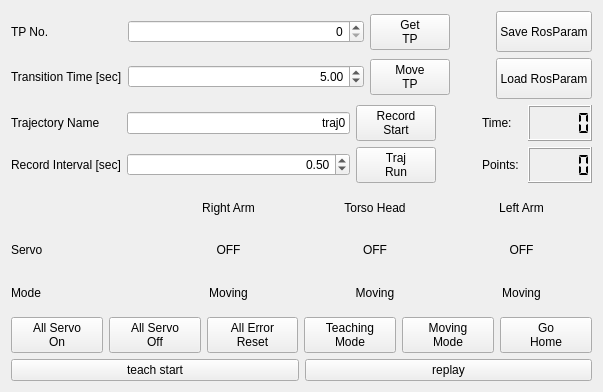
<?xml version="1.0" encoding="UTF-8"?>
<ui version="4.0">
 <class>Form</class>
 <widget class="QWidget" name="Form">
  <property name="geometry">
   <rect>
    <x>0</x>
    <y>0</y>
    <width>603</width>
    <height>392</height>
   </rect>
  </property>
  <property name="windowTitle">
   <string>torobo_whole_body_manager</string>
  </property>
  <layout class="QHBoxLayout" name="horizontalLayout_4">
   <item>
    <layout class="QVBoxLayout" name="verticalLayout_4">
     <item>
      <layout class="QVBoxLayout" name="verticalLayout_3">
       <item>
        <layout class="QVBoxLayout" name="verticalLayout_2">
         <item>
          <layout class="QHBoxLayout" name="horizontalLayout_2">
           <item>
            <layout class="QGridLayout" name="gridLayout_2">
             <item row="1" column="0">
              <widget class="QLabel" name="labelTransitionTime">
               <property name="text">
                <string>Transition Time [sec]</string>
               </property>
              </widget>
             </item>
             <item row="0" column="0">
              <widget class="QLabel" name="labelTpNumber">
               <property name="text">
                <string>TP No.</string>
               </property>
              </widget>
             </item>
             <item row="1" column="1">
              <widget class="QDoubleSpinBox" name="doubleSpinBoxTransitionTime">
               <property name="sizePolicy">
                <sizepolicy hsizetype="Expanding" vsizetype="Fixed">
                 <horstretch>0</horstretch>
                 <verstretch>0</verstretch>
                </sizepolicy>
               </property>
               <property name="alignment">
                <set>Qt::AlignRight|Qt::AlignTrailing|Qt::AlignVCenter</set>
               </property>
               <property name="minimum">
                <double>1.000000000000000</double>
               </property>
               <property name="singleStep">
                <double>0.500000000000000</double>
               </property>
               <property name="value">
                <double>5.000000000000000</double>
               </property>
              </widget>
             </item>
             <item row="1" column="2">
              <widget class="QPushButton" name="buttonMoveTp">
               <property name="text">
                <string>Move
TP</string>
               </property>
              </widget>
             </item>
             <item row="0" column="2">
              <widget class="QPushButton" name="buttonGetTp">
               <property name="text">
                <string>Get
TP</string>
               </property>
              </widget>
             </item>
             <item row="0" column="1">
              <widget class="QSpinBox" name="spinBoxTpNumber">
               <property name="sizePolicy">
                <sizepolicy hsizetype="Expanding" vsizetype="Fixed">
                 <horstretch>0</horstretch>
                 <verstretch>0</verstretch>
                </sizepolicy>
               </property>
               <property name="alignment">
                <set>Qt::AlignRight|Qt::AlignTrailing|Qt::AlignVCenter</set>
               </property>
              </widget>
             </item>
            </layout>
           </item>
           <item>
            <spacer name="horizontalSpacer">
             <property name="orientation">
              <enum>Qt::Horizontal</enum>
             </property>
             <property name="sizeType">
              <enum>QSizePolicy::Preferred</enum>
             </property>
             <property name="sizeHint" stdset="0">
              <size>
               <width>40</width>
               <height>88</height>
              </size>
             </property>
            </spacer>
           </item>
           <item>
            <layout class="QVBoxLayout" name="verticalLayout">
             <item>
              <widget class="QPushButton" name="buttonSaveRosParam">
               <property name="sizePolicy">
                <sizepolicy hsizetype="Minimum" vsizetype="Preferred">
                 <horstretch>0</horstretch>
                 <verstretch>0</verstretch>
                </sizepolicy>
               </property>
               <property name="text">
                <string>Save RosParam</string>
               </property>
              </widget>
             </item>
             <item>
              <widget class="QPushButton" name="buttonLoadRosParam">
               <property name="sizePolicy">
                <sizepolicy hsizetype="Minimum" vsizetype="Preferred">
                 <horstretch>0</horstretch>
                 <verstretch>0</verstretch>
                </sizepolicy>
               </property>
               <property name="text">
                <string>Load RosParam</string>
               </property>
              </widget>
             </item>
            </layout>
           </item>
          </layout>
         </item>
         <item>
          <layout class="QHBoxLayout" name="horizontalLayout_3">
           <item>
            <layout class="QGridLayout" name="gridLayout">
             <item row="1" column="1">
              <widget class="QDoubleSpinBox" name="doubleSpinBoxRecordInterval">
               <property name="sizePolicy">
                <sizepolicy hsizetype="Expanding" vsizetype="Fixed">
                 <horstretch>0</horstretch>
                 <verstretch>0</verstretch>
                </sizepolicy>
               </property>
               <property name="alignment">
                <set>Qt::AlignRight|Qt::AlignTrailing|Qt::AlignVCenter</set>
               </property>
               <property name="minimum">
                <double>0.100000000000000</double>
               </property>
               <property name="singleStep">
                <double>0.100000000000000</double>
               </property>
               <property name="value">
                <double>0.500000000000000</double>
               </property>
              </widget>
             </item>
             <item row="0" column="1">
              <widget class="QLineEdit" name="lineEditTrajName">
               <property name="text">
                <string>traj0</string>
               </property>
               <property name="alignment">
                <set>Qt::AlignRight|Qt::AlignTrailing|Qt::AlignVCenter</set>
               </property>
              </widget>
             </item>
             <item row="0" column="0">
              <widget class="QLabel" name="labelTrajName">
               <property name="text">
                <string>Trajectory Name</string>
               </property>
              </widget>
             </item>
             <item row="1" column="0">
              <widget class="QLabel" name="labelTrajRecordInterval">
               <property name="text">
                <string>Record Interval [sec]</string>
               </property>
              </widget>
             </item>
             <item row="1" column="2">
              <widget class="QPushButton" name="buttonTrajRun">
               <property name="enabled">
                <bool>true</bool>
               </property>
               <property name="text">
                <string>Traj
Run</string>
               </property>
              </widget>
             </item>
             <item row="0" column="2">
              <widget class="QPushButton" name="buttonTrajRecord">
               <property name="text">
                <string>Record
Start</string>
               </property>
              </widget>
             </item>
            </layout>
           </item>
           <item>
            <spacer name="horizontalSpacer_2">
             <property name="orientation">
              <enum>Qt::Horizontal</enum>
             </property>
             <property name="sizeType">
              <enum>QSizePolicy::Preferred</enum>
             </property>
             <property name="sizeHint" stdset="0">
              <size>
               <width>40</width>
               <height>20</height>
              </size>
             </property>
            </spacer>
           </item>
           <item>
            <layout class="QGridLayout" name="gridLayout_3">
             <item row="1" column="0">
              <widget class="QLabel" name="labelRecordedPoints_2">
               <property name="sizePolicy">
                <sizepolicy hsizetype="Minimum" vsizetype="Preferred">
                 <horstretch>0</horstretch>
                 <verstretch>0</verstretch>
                </sizepolicy>
               </property>
               <property name="frameShape">
                <enum>QFrame::NoFrame</enum>
               </property>
               <property name="midLineWidth">
                <number>0</number>
               </property>
               <property name="text">
                <string>Time: </string>
               </property>
              </widget>
             </item>
             <item row="1" column="1">
              <widget class="QLCDNumber" name="lcdNumberRecordTime">
               <property name="segmentStyle">
                <enum>QLCDNumber::Flat</enum>
               </property>
              </widget>
             </item>
             <item row="2" column="1">
              <widget class="QLCDNumber" name="lcdNumberRecordedPoints">
               <property name="frameShape">
                <enum>QFrame::Box</enum>
               </property>
               <property name="frameShadow">
                <enum>QFrame::Raised</enum>
               </property>
               <property name="lineWidth">
                <number>1</number>
               </property>
               <property name="smallDecimalPoint">
                <bool>false</bool>
               </property>
               <property name="segmentStyle">
                <enum>QLCDNumber::Flat</enum>
               </property>
               <property name="intValue" stdset="0">
                <number>0</number>
               </property>
              </widget>
             </item>
             <item row="2" column="0">
              <widget class="QLabel" name="labelRecordedPoints">
               <property name="sizePolicy">
                <sizepolicy hsizetype="Minimum" vsizetype="Preferred">
                 <horstretch>0</horstretch>
                 <verstretch>0</verstretch>
                </sizepolicy>
               </property>
               <property name="text">
                <string>Points: </string>
               </property>
              </widget>
             </item>
            </layout>
           </item>
          </layout>
         </item>
        </layout>
       </item>
       <item>
        <layout class="QGridLayout" name="gridLayout_4">
         <item row="2" column="2">
          <widget class="QLabel" name="labelTorsoHeadMode">
           <property name="text">
            <string>Moving</string>
           </property>
           <property name="alignment">
            <set>Qt::AlignCenter</set>
           </property>
          </widget>
         </item>
         <item row="1" column="0">
          <widget class="QLabel" name="label_4">
           <property name="text">
            <string>Servo</string>
           </property>
          </widget>
         </item>
         <item row="1" column="1">
          <widget class="QLabel" name="labelRArmServoState">
           <property name="text">
            <string>OFF</string>
           </property>
           <property name="alignment">
            <set>Qt::AlignCenter</set>
           </property>
          </widget>
         </item>
         <item row="0" column="1">
          <widget class="QLabel" name="label_2">
           <property name="text">
            <string>Right Arm</string>
           </property>
           <property name="alignment">
            <set>Qt::AlignCenter</set>
           </property>
          </widget>
         </item>
         <item row="1" column="2">
          <widget class="QLabel" name="labelTorsoHeadServoState">
           <property name="text">
            <string>OFF</string>
           </property>
           <property name="alignment">
            <set>Qt::AlignCenter</set>
           </property>
          </widget>
         </item>
         <item row="2" column="0">
          <widget class="QLabel" name="label_5">
           <property name="text">
            <string>Mode</string>
           </property>
          </widget>
         </item>
         <item row="2" column="1">
          <widget class="QLabel" name="labelRArmMode">
           <property name="text">
            <string>Moving</string>
           </property>
           <property name="alignment">
            <set>Qt::AlignCenter</set>
           </property>
          </widget>
         </item>
         <item row="0" column="3">
          <widget class="QLabel" name="label">
           <property name="text">
            <string>Left Arm</string>
           </property>
           <property name="alignment">
            <set>Qt::AlignCenter</set>
           </property>
          </widget>
         </item>
         <item row="1" column="3">
          <widget class="QLabel" name="labelLArmServoState">
           <property name="text">
            <string>OFF</string>
           </property>
           <property name="alignment">
            <set>Qt::AlignCenter</set>
           </property>
          </widget>
         </item>
         <item row="2" column="3">
          <widget class="QLabel" name="labelLArmMode">
           <property name="text">
            <string>Moving</string>
           </property>
           <property name="alignment">
            <set>Qt::AlignCenter</set>
           </property>
          </widget>
         </item>
         <item row="0" column="2">
          <widget class="QLabel" name="label_3">
           <property name="text">
            <string>Torso Head</string>
           </property>
           <property name="alignment">
            <set>Qt::AlignCenter</set>
           </property>
          </widget>
         </item>
        </layout>
       </item>
      </layout>
     </item>
     <item>
      <layout class="QHBoxLayout" name="horizontalLayout">
       <item>
        <widget class="QPushButton" name="buttonAllServoOn">
         <property name="text">
          <string>All Servo
On</string>
         </property>
        </widget>
       </item>
       <item>
        <widget class="QPushButton" name="buttonAllServoOff">
         <property name="text">
          <string>All Servo
Off</string>
         </property>
        </widget>
       </item>
       <item>
        <widget class="QPushButton" name="buttonAllErrorReset">
         <property name="text">
          <string>All Error
Reset</string>
         </property>
        </widget>
       </item>
       <item>
        <widget class="QPushButton" name="buttonTeachingMode">
         <property name="text">
          <string>Teaching
Mode</string>
         </property>
        </widget>
       </item>
       <item>
        <widget class="QPushButton" name="buttonMovingMode">
         <property name="text">
          <string>Moving
Mode</string>
         </property>
        </widget>
       </item>
       <item>
        <widget class="QPushButton" name="buttonGoHome">
         <property name="text">
          <string>Go
Home</string>
         </property>
        </widget>
       </item>
      </layout>
     </item>
     <item>
      <layout class="QHBoxLayout" name="horizontalLayout_shimizu">
       <item>
        <widget class="QPushButton" name="buttonTeach">
         <property name="text">
          <string>teach start</string>
         </property>
        </widget>
       </item>
       <item>
        <widget class="QPushButton" name="buttonReplay">
         <property name="text">
          <string>replay</string>
         </property>
        </widget>
       </item>
      </layout>
     </item>
    </layout>
   </item>
  </layout>
 </widget>
 <resources/>
 <connections/>
</ui>
